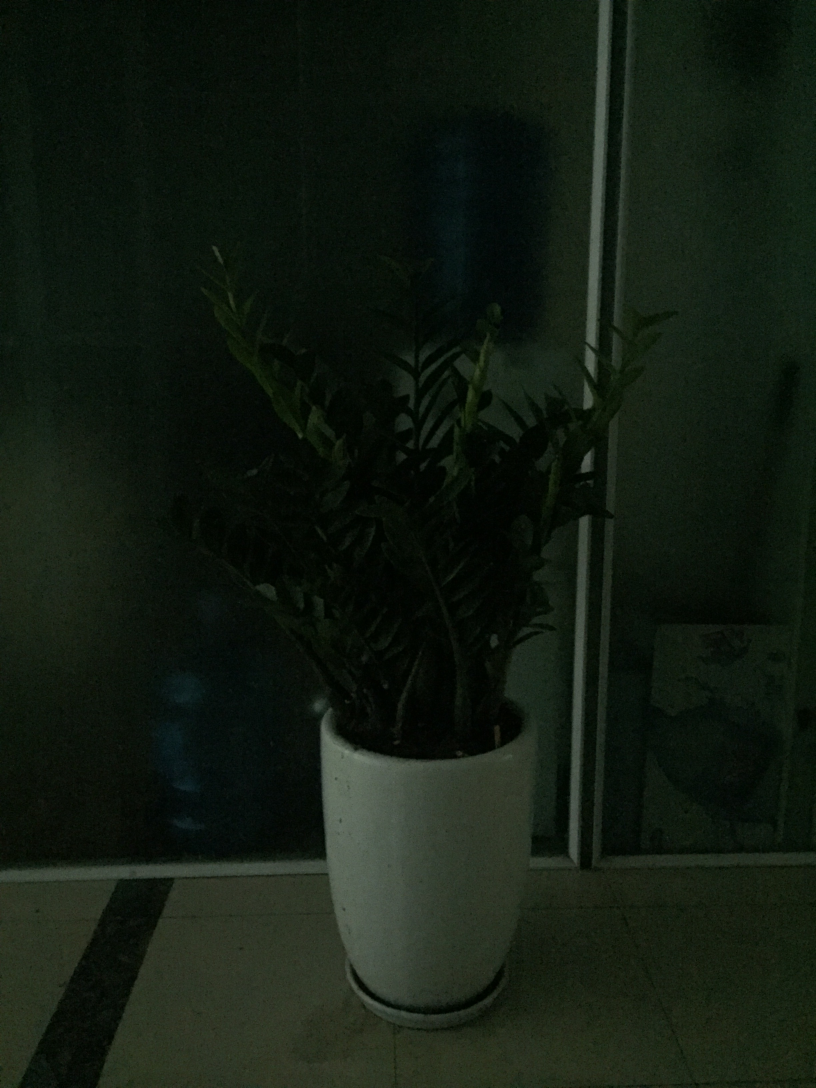
#> input picture image/image2.jpeg, 2448 x 3264 px (shown at 1/3 size)
$ python Image_Process6.py
#> lines starting #> are read from the running program, lines starting #| are printed output that depends on the picture
import cv2
import numpy as np
import matplotlib.pyplot as plt

img = cv2.imread('image/image2.jpeg')
#> img is the input picture: shape (3264, 2448, 3); mean B, G, R 17.4, 27.8, 18.6
# cv2.imshow("Image", img)
# cv2.waitKey()
# img[:,:,:] += 100
plt.subplot(211)
plt.imshow(img)

# [6 lines of commented-out code are left out]
clahe = cv2.createCLAHE(clipLimit = 2.0, tileGridSize=(128, 128))
equ = clahe.apply(img[:, :, [0]])
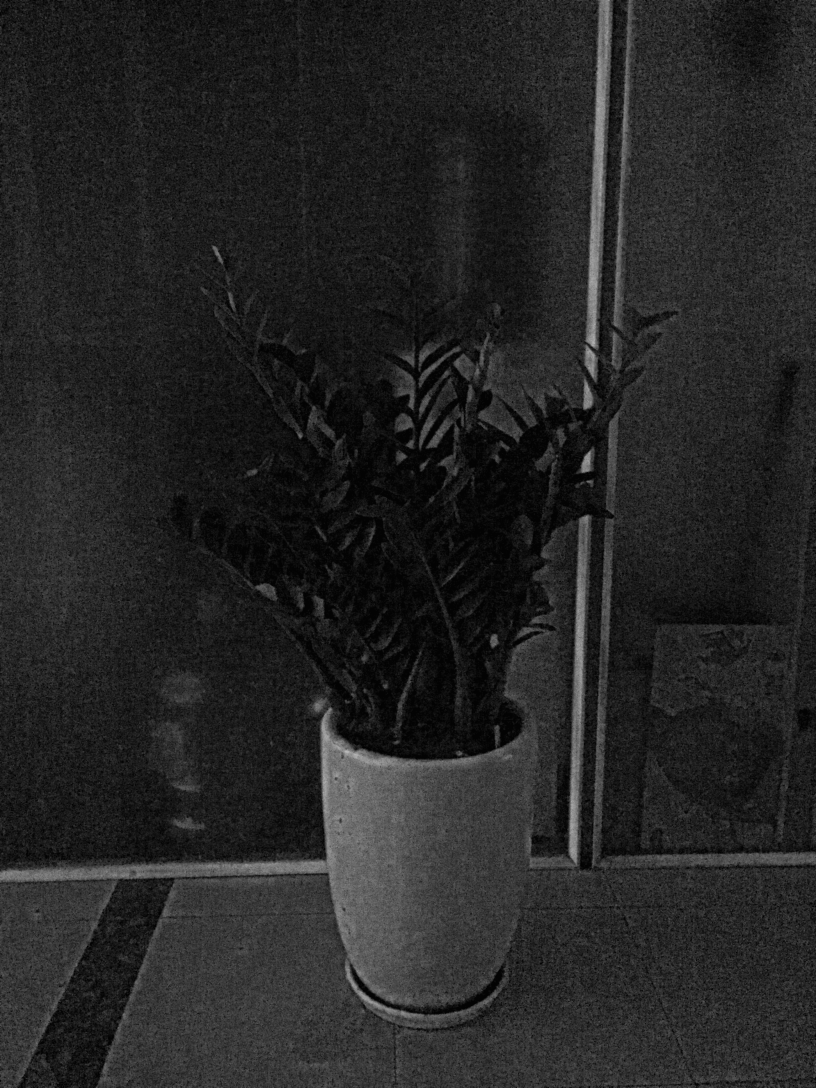
#> equ: shape (3264, 2448) (shown at 1/3 size); min 1, max 190, mean 37
equ = clahe.apply(img[:, :, [1]])
equ = clahe.apply(img[:, :, [2]])
plt.subplot(212)
plt.imshow(equ)

# plt.subplot(414)
# plt.hist(equ.ravel(),256, [0,256])

plt.show()
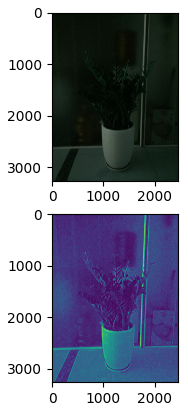
#> figure drawn by matplotlib, 2 panels; B, G, R data is drawn as R, G, B
